Frame 1 (no input): blank canvas, image omitted
Frame 60 (no input): blank canvas, image omitted
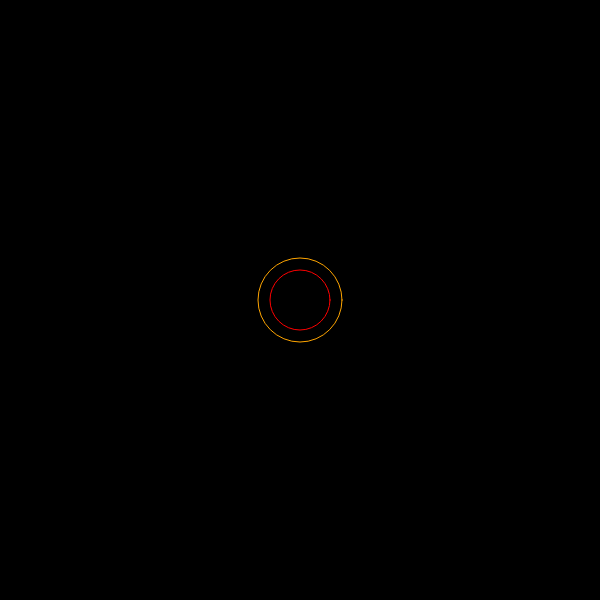
Frame 120 (the mouse pressed at the canvas centre since frame 60)

The p5.js sketch whose frames 1 and 60 were blank and that drew this single picture after the mouse press (run headless with seeded random() and noise() and a simulated clock; from frame 60 on, the mouse is pressed at the canvas centre):

// p5.js sketch
// ── sketch.js
//THis is almost the same as the ripple assignment, but insead the ripples grow and shrink
let RippleX = 0; // Giving ripples their placement and values
let RippleY = 0;
let RippleD = 50;

// Making a list for the ripples
let Ripplers = [];

// Class for the ripples
class Rippler {
  constructor(x, y) {
    this.x = x;
    this.y = y;
    this.d = 0;
    this.growing = true; // makes ripple grow
  }

  // Draws a new ripple
  draw() {
    if (this.growing) {
      this.d += 2; // Expand
      if (this.d > 100) this.growing = false; // after a certain point of growing it will shrink
    } else {
      this.d -= 2; // Contract
      if (this.d < 10) this.growing = true; // after a certain point of shrinking it will grow again
    }

    stroke(random(['red', 'orange', 'blue'])); // Randomize the colors
    circle(this.x, this.y, this.d);
  }
}

function setup() {
  createCanvas(600, 600);
}

// Characteristics of the ripples
function draw() {
  background('black'); // Making Black background  to clear the last drawings
  noFill();

  RippleD += 1;
  circle(RippleX, RippleY, RippleD);

  // Draw each ripple
  for (let i = 0; i < Ripplers.length; i++) {
    Ripplers[i].draw();
  }
}

// Every click makes a new ripple appear wherever the mouse is clicked
function mousePressed() {
  RippleX = mouseX;// Update the x-coordinate
  RippleY = mouseY;// Update the y-coordinate
  RippleD = 0; //Resets the diameter

  // Adding a new ripple to the list
  Ripplers.push(new Rippler(mouseX, mouseY));
}
